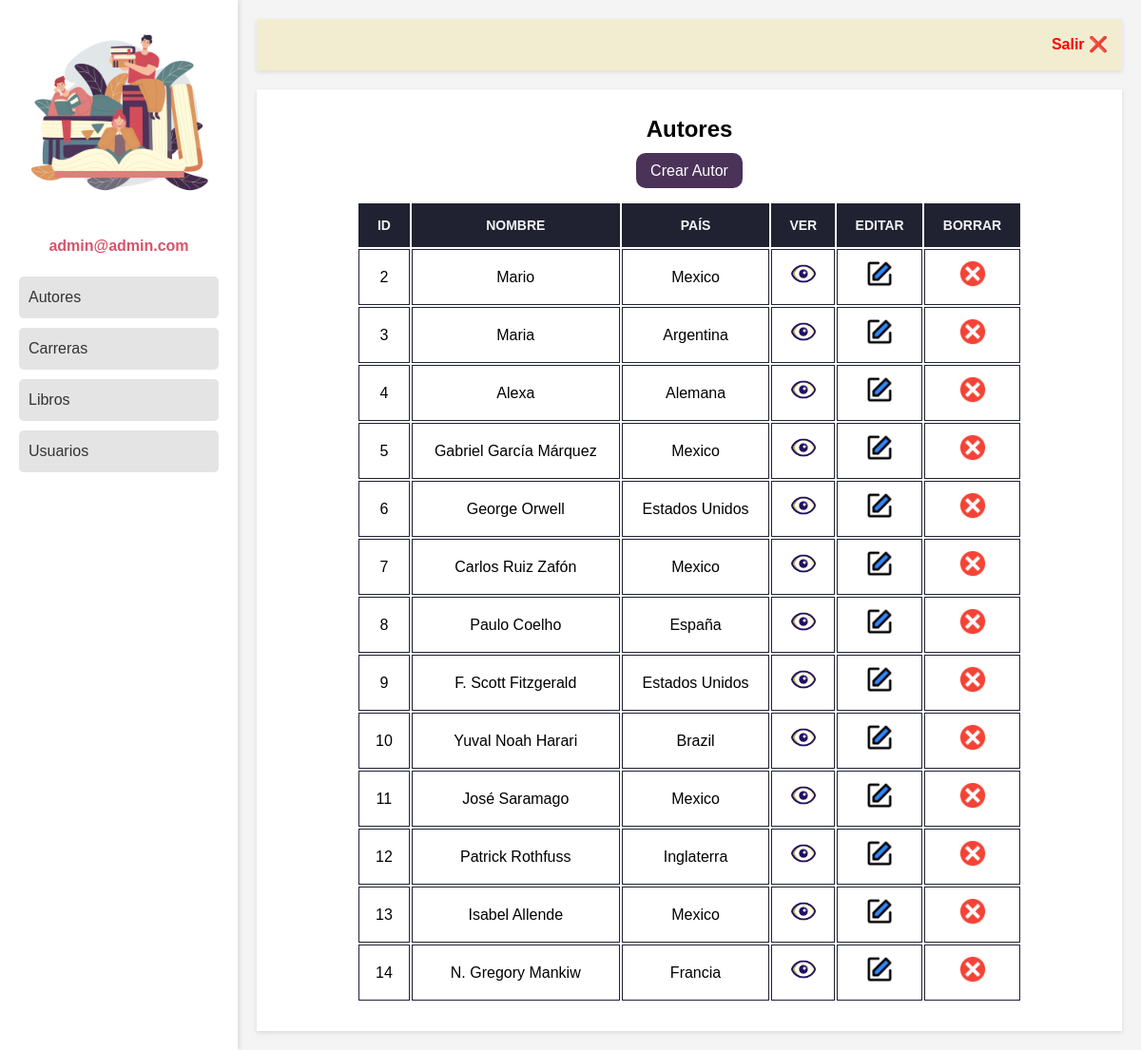
Page /autores.php (signed in) on the committed database.
### tables this page shows
CREATE TABLE `autores` (
  `ID_autor` int(11) NOT NULL,
  `nombre_autor` varchar(50) NOT NULL,
  `pais_autor` varchar(50) NOT NULL
);

### autores.php (the view, shortened to what this page needs)
<!DOCTYPE html>
<html lang="es">
<head>
    <link rel="stylesheet" href="CSS/estilos.css">
</head>
<body>
    <div class="flex-container">
        <div class="sidebar">
            <?php
            include "utils/nav-bar.php"
            ?>
        </div>
        <div class="main-content">
            <header>
                <?php include "utils/header.php" ?>
            </header>
            <section class="dashboard">
                <div class="tittle-div">
                    <h1 class="title">Autores</h1>
                </div>
                <div class="btn">
                    <a class="add-user" href="agregar-autor.php">Crear Autor</a>
                </div>
                <table class="tabla-usuarios">
                    <tr>
                        <th class="font-yellow">ID</th>
                        <th>Nombre</th>
                        <th>País</th>
                        <th class="font-yellow">Ver</th>
                        <th class="font-yellow">Editar</th>
                        <th class="font-yellow">Borrar</th>
                    </tr>
                    <?php
                    require "conn.php";
                    $todos = "SELECT * FROM autores ORDER BY ID_autor ASC";
                    $resultado = mysqli_query($conectar, $todos);
                    while ($fila = $resultado->fetch_array()) {
                    ?>
                        <tr>
                            <td><?php echo $fila["ID_autor"] ?></td>
                            <td><?php echo $fila["nombre_autor"] ?></td>
                            <td><?php echo $fila["pais_autor"] ?></td>
                            <td><a href="ver-autor.php?id=<?php echo $fila["ID_autor"]; ?>"><img class="img-tabla" src="img/see-icon.png" alt=""></a></td>
                            <td><a href="editar-autor.php?id=<?php echo $fila["ID_autor"]; ?> "><img class="img-tabla" src="img/editar.png" alt=""></a></td>
                            <td><a href="#" onClick="validarDelete('eliminar.php?id=<?php echo $fila["ID_autor"]; ?>&tabla=autores')">
                                    <img class="img-tabla" src="img/eliminar.png" alt="">
                                </a></td>
                        </tr>
                    <?php } ?>
                </table>
            </section>
        </div>
    </div>
</body>
</html>

### CSS/estilos.css (style rules this page uses)
:root { --color1: #ccc; --colorWhite: #ffff; --colorBlack: #202131; --color2: #4A3259; --color3: #f2f4f6; --color4: #D9526B; --color5:#D98C5F; --color6: #5F8286; }
body { font-weight: 16px; line-height: 24px; }
* { margin: 0; padding: 0; box-sizing: border-box; font-family: Arial, Helvetica, sans-serif; }
.flex-container { display: flex; min-height: 100vh; background-color: #f4f4f4; }
.sidebar { width: 250px; background: var(--colorWhite); padding: 20px; box-shadow: 2px 0 5px rgba(0,0,0,0.1); }
.main-content { flex: 1; padding: 20px; }
.dashboard { display: flex; flex-direction: column; align-items: center; margin-top: 20px; background-color: var(--colorWhite); box-shadow: 0 2px 5px rgba(0,0,0,0.1); padding: 30px; }
.dashboard img { max-width: 100%; height: auto; }
.tabla-usuarios { width: 700px; font-family: Arial, Helvetica, sans-serif; background-color: var(--colorWhite); }
.tabla-usuarios th, td { padding: 10px 15px; border: 1px solid var(--colorBlack); text-align: center; }
.tabla-usuarios th { border-spacing: 5px; background-color: var(--colorBlack); color: var(--color3); text-transform: uppercase; font-size: 14px; font-weight: bold; text-align: center; }
.add-user { text-align: left; background-color: var(--color2); color: var(--colorWhite); border-radius: 10px; padding: 10px 15px; text-decoration: none; }
.img-tabla { width: 30px; text-align: center; }
.btn { margin: 20px; text-align: left; align-items:end; }

### rows in the picture
autores: ID_autor "2", nombre_autor "Mario", pais_autor "Mexico"
autores: ID_autor "3", nombre_autor "Maria", pais_autor "Argentina"
autores: ID_autor "4", nombre_autor "Alexa", pais_autor "Alemana"
autores: ID_autor "5", nombre_autor "Gabriel García Márquez", pais_autor "Mexico"
autores: ID_autor "6", nombre_autor "George Orwell", pais_autor "Estados Unidos"
autores: ID_autor "7", nombre_autor "Carlos Ruiz Zafón", pais_autor "Mexico"
autores: ID_autor "8", nombre_autor "Paulo Coelho", pais_autor "España"
autores: ID_autor "9", nombre_autor "F. Scott Fitzgerald", pais_autor "Estados Unidos"
autores: ID_autor "10", nombre_autor "Yuval Noah Harari", pais_autor "Brazil"
autores: ID_autor "11", nombre_autor "José Saramago", pais_autor "Mexico"
autores: ID_autor "12", nombre_autor "Patrick Rothfuss", pais_autor "Inglaterra"
autores: ID_autor "13", nombre_autor "Isabel Allende", pais_autor "Mexico"
autores: ID_autor "14", nombre_autor "N. Gregory Mankiw", pais_autor "Francia"

### other values in the picture
$_SESSION["username"] "admin@admin.com"
